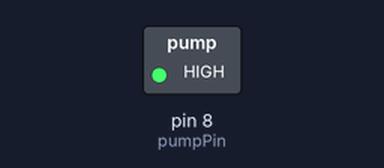
Recording of a sketch running on a simulated Arduino Uno, built with avr-gcc and run on an emulated ATmega328P. Parts: switched loads named in the sketch (green lamp = pin HIGH).

Above: at 1.5 s.
At 4.5 s:
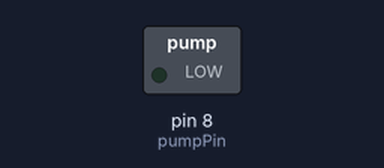
Timing chart, 0 to 7.8 s (numbered marks = the images above):
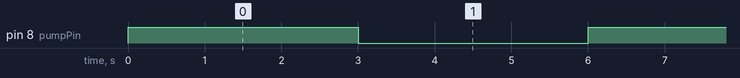

The sketch:

testPump.ino
```cpp
int pumpPin = 8;

void setup() {
  pinMode(pumpPin, OUTPUT);
}

void loop() {
  digitalWrite(pumpPin, HIGH);
  delay(3000);

  digitalWrite(pumpPin, LOW);
  delay(3000);
}
```

Measured:
- by itself, pin 8 (pumpPin): alternates HIGH for 3.0 s and LOW for 3.0 s
